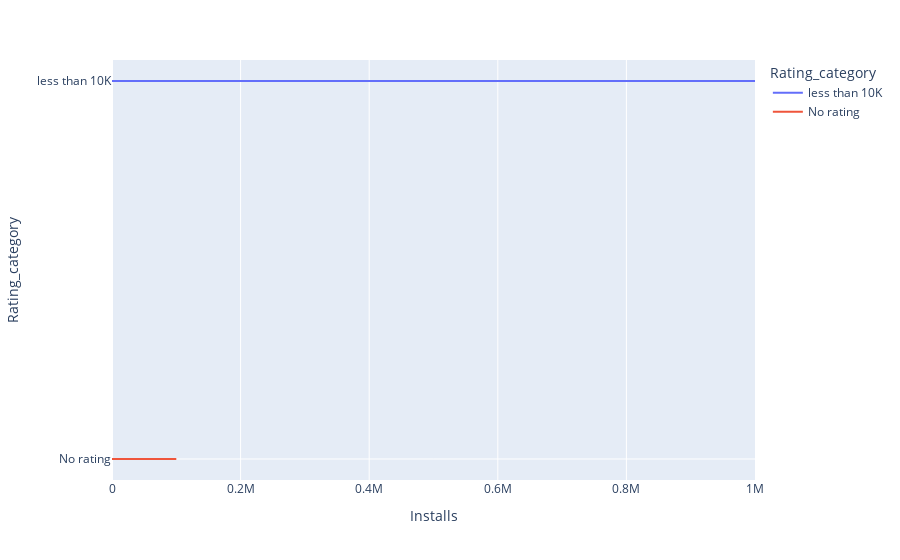

Notebook cell for this chart:
### Code cell
px.line(df.query("Rating_category in ['No rating','less than 10K']"),
    x='Installs',
    y='Rating_category',color='Rating_category',
    # color_discrete_map={
    #     "":"orange",
    #      "":"green"}
     )

### Figure 1 — Plotly figure (JSON) as saved in the notebook; plotly's stock layout.template omitted (floating-point values rounded to 4 significant figures; data arrays with more than 128 entries replaced by an {"elided": "..."} marker saying what was removed)
{"data": [{"hovertemplate": "Rating_category=%{y}<br>Installs=%{x}<extra></extra>", "legendgroup": "less than 10K", "line": {"color": "#636efa", "dash": "solid"}, "marker": {"symbol": "circle"}, "mode": "lines", "name": "less than 10K", "orientation": "h", "showlegend": true, "type": "scatter", "x": {"elided": "520 int values"}, "xaxis": "x", "y": {"elided": "520 str values"}, "yaxis": "y"}, {"hovertemplate": "Rating_category=%{y}<br>Installs=%{x}<extra></extra>", "legendgroup": "No rating", "line": {"color": "#EF553B", "dash": "solid"}, "marker": {"symbol": "circle"}, "mode": "lines", "name": "No rating", "orientation": "h", "showlegend": true, "type": "scatter", "x": {"elided": "455 int values"}, "xaxis": "x", "y": {"elided": "455 str values"}, "yaxis": "y"}], "layout": {"legend": {"title": {"text": "Rating_category"}, "tracegroupgap": 0}, "margin": {"t": 60}, "xaxis": {"anchor": "y", "domain": [0, 1], "title": {"text": "Installs"}}, "yaxis": {"anchor": "x", "categoryarray": ["No rating", "less than 10K"], "categoryorder": "array", "domain": [0, 1], "title": {"text": "Rating_category"}}}}
